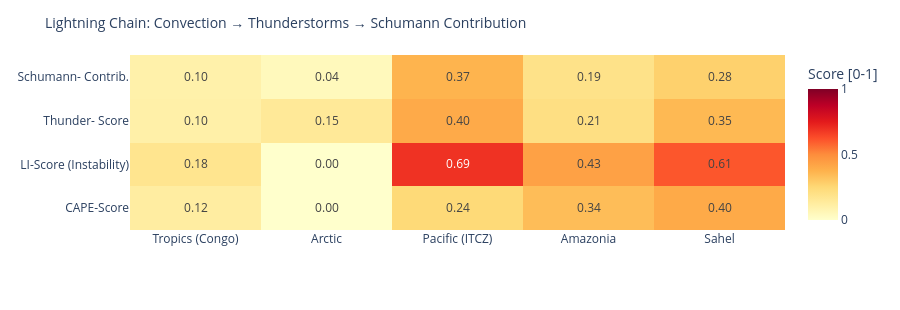

Notebook cell for this chart:
### Code cell
# ============================================================
# LIGHTNING CHAIN: Convection → Thunderstorms → Schumann
# Shows the causal chain per measurement point as heatmap
# ============================================================

def cape_score(v):
    """CAPE → normalized score [0,1]"""
    if v is None or pd.isna(v): return 0.0
    return min(1.0, float(v) / 3000)

def li_score(v):
    """Lifted Index: negative = unstable → score [0,1]"""
    if v is None or pd.isna(v): return 0.3
    return min(1.0, max(0.0, (-float(v) + 6) / 12))

def cloud_score(v):
    if v is None or pd.isna(v): return 0.3
    return float(v) / 100

def thunder_score(row):
    """Kombinierter Gewitterwahrscheinlichkeits-Score
    CAPE + LI + Bedeckung + WMO-Gewitter + konvektiver Niederschlag (showers)
    Hinweis: X-Ray und Kp sind kein Bestandteil – nur geomagn./solarer Kontext.
    """
    cs = cape_score(row.get('cape'))
    ls = li_score(row.get('li'))
    cl = cloud_score(row.get('cloud'))
    t  = 1.0 if row.get('thunderstorm') else 0.0
    # Convective precipitation (showers) as additional indicator
    sh = min(1.0, (row.get('showers') or 0) / 5.0)
    return round(cs * 0.30 + ls * 0.25 + cl * 0.15 + t * 0.20 + sh * 0.10, 3)

def schumann_contribution(t_score, lat):
    """Schumann contribution: higher in tropics (±30°), scaled by thunderstorm score"""
    lat_weight = max(0.3, 1.0 - abs(lat) / 60)
    return round(t_score * lat_weight, 3)

df_atm['cape_score']   = df_atm.apply(lambda r: cape_score(r['cape']), axis=1)
df_atm['li_score']     = df_atm.apply(lambda r: li_score(r['li']),    axis=1)
df_atm['thunder_score']= df_atm.apply(lambda r: thunder_score(r.to_dict()), axis=1)
df_atm['schumann_contribution'] = df_atm.apply(
    lambda r: schumann_contribution(r['thunder_score'], r['lat']), axis=1)

metrics = ['cape_score', 'li_score', 'thunder_score', 'schumann_contribution']
labels  = ['CAPE-Score', 'LI-Score\n(Instability)', 'Thunder-\nScore', 'Schumann-\nContrib.']
z_data  = [df_atm[m].tolist() for m in metrics]

fig = go.Figure(go.Heatmap(
    z=z_data,
    x=df_atm['point'].tolist(),
    y=labels,
    colorscale='YlOrRd',
    zmin=0, zmax=1,
    text=[[f'{v:.2f}' for v in row] for row in z_data],
    texttemplate='%{text}', textfont=dict(size=12),
    colorbar=dict(title='Score [0-1]')
))
fig.update_layout(
    title=dict(text='Lightning Chain: Convection → Thunderstorms → Schumann Contribution', font=dict(size=14)),
    height=310,
    plot_bgcolor='rgba(0,0,0,0)', paper_bgcolor='rgba(0,0,0,0)',
    margin=dict(l=130, r=80, t=55, b=80)
)
fig.show()

### Figure 1 — Plotly figure (JSON) as saved in the notebook; plotly's stock layout.template omitted (floating-point values rounded to 4 significant figures)
{"data": [{"colorbar": {"title": {"text": "Score [0-1]"}}, "colorscale": [[0.0, "rgb(255,255,204)"], [0.125, "rgb(255,237,160)"], [0.25, "rgb(254,217,118)"], [0.375, "rgb(254,178,76)"], [0.5, "rgb(253,141,60)"], [0.625, "rgb(252,78,42)"], [0.75, "rgb(227,26,28)"], [0.875, "rgb(189,0,38)"], [1.0, "rgb(128,0,38)"]], "text": [["0.12", "0.00", "0.24", "0.34", "0.40"], ["0.18", "0.00", "0.69", "0.43", "0.61"], ["0.10", "0.15", "0.40", "0.21", "0.35"], ["0.10", "0.04", "0.37", "0.19", "0.28"]], "textfont": {"size": 12}, "texttemplate": "%{text}", "type": "heatmap", "x": ["Tropics (Congo)", "Arctic", "Pacific (ITCZ)", "Amazonia", "Sahel"], "y": ["CAPE-Score", "LI-Score\n(Instability)", "Thunder-\nScore", "Schumann-\nContrib."], "z": [[0.1233, 0.0, 0.2433, 0.34, 0.4033], [0.175, 0.0, 0.6917, 0.4333, 0.6083], [0.103, 0.15, 0.401, 0.212, 0.354], [0.096, 0.045, 0.368, 0.194, 0.277]], "zmax": 1, "zmin": 0}], "layout": {"height": 310, "margin": {"b": 80, "l": 130, "r": 80, "t": 55}, "paper_bgcolor": "rgba(0,0,0,0)", "plot_bgcolor": "rgba(0,0,0,0)", "title": {"font": {"size": 14}, "text": "Lightning Chain: Convection → Thunderstorms → Schumann Contribution"}}}
